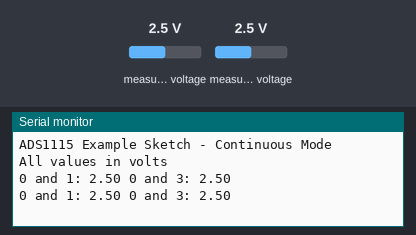
A sketch run on a simulated Arduino Uno, built with avr-gcc and run on an emulated ATmega328P. Shown: the last lines printed to the serial monitor. The test bench sets the inputs (shaded band); at power-on: measured voltage 2.5 V.

Above: at 1.8 s.
1.9 s: measured voltage (sensor 200) set to 0.1 V
At 3.0 s:
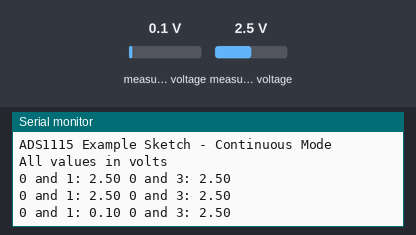
3.4 s: measured voltage (sensor 201) set to 0.1 V
At 4.7 s:
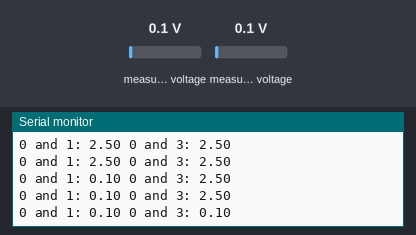
4.9 s: measured voltage (sensor 200) set to 1.2 V
At 6.0 s:
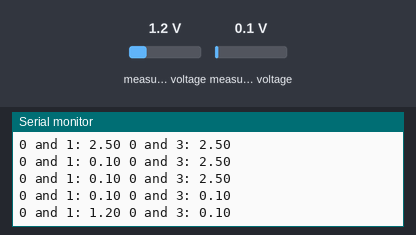
6.4 s: measured voltage (sensor 201) set to 1.2 V
At 7.9 s:
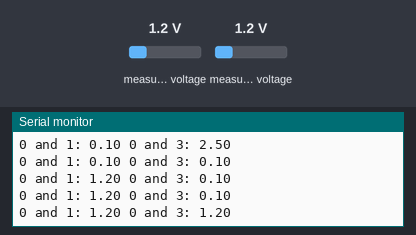
Timing chart, 0 to 8.9 s (numbered marks = the images above; inputs shaded):
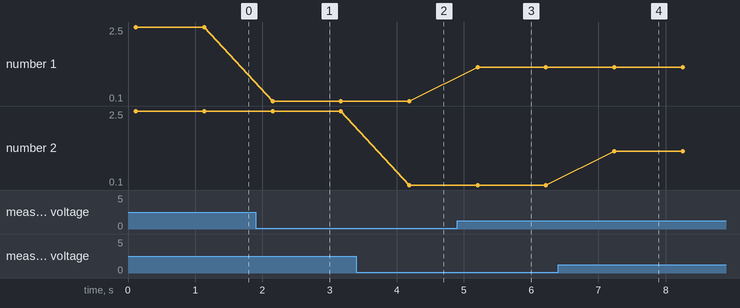

Measured:
- after the input at 1.9 s, the serial monitor: prints a new line after 0.25 s (image 1)
- after the input at 3.4 s, the serial monitor: prints a new line after 0.79 s (image 2)
- after the input at 4.9 s, the serial monitor: prints a new line after 0.30 s (image 3)
- after the input at 6.4 s, the serial monitor: prints a new line after 0.84 s (image 4)
- plotted number 1: 2.5 → 0.1 after the input at 1.9 s, 0.1 → 1.2 after the input at 4.9 s

The sketch:

SR_DAQ_2025.ino
```cpp
/***************************************************************************
* Example sketch for the ADS1115_WE library
*
* This sketch shows how to use the ADS1115 in continuous mode.
*
* Further information can be found on:
* https://wolles-elektronikkiste.de/ads1115 (German)
* https://wolles-elektronikkiste.de/en/ads1115-a-d-converter-with-amplifier (English)
*
***************************************************************************/

#include<ADS1115_WE.h>
#include<Wire.h>
#define I2C_ADDRESS 0x48

/* There are several ways to create your ADS1115_WE object:
 * ADS1115_WE adc = ADS1115_WE(); -> uses Wire / I2C Address = 0x48
 * ADS1115_WE adc = ADS1115_WE(I2C_ADDRESS); -> uses Wire / I2C_ADDRESS
 * ADS1115_WE adc = ADS1115_WE(&Wire); -> you can pass any TwoWire object / I2C Address = 0x48
 * ADS1115_WE adc = ADS1115_WE(&Wire, I2C_ADDRESS); -> all together
 */
ADS1115_WE adc = ADS1115_WE(I2C_ADDRESS);

void setup() {
  Wire.begin();
  Serial.begin(9600);
  if(!adc.init()){
    Serial.println("ADS1115 not connected!");
  }

  /* Set the voltage range of the ADC to adjust the gain
   * Please note that you must not apply more than VDD + 0.3V to the input pins!
   *
   * ADS1115_RANGE_6144  ->  +/- 6144 mV
   * ADS1115_RANGE_4096  ->  +/- 4096 mV
   * ADS1115_RANGE_2048  ->  +/- 2048 mV (default)
   * ADS1115_RANGE_1024  ->  +/- 1024 mV
   * ADS1115_RANGE_0512  ->  +/- 512 mV
   * ADS1115_RANGE_0256  ->  +/- 256 mV
   */
  adc.setVoltageRange_mV(ADS1115_RANGE_6144); //comment line/change parameter to change range

  /* Set the inputs to be compared
   *
   *  ADS1115_COMP_0_1    ->  compares 0 with 1 (default)
   *  ADS1115_COMP_0_3    ->  compares 0 with 3
   *  ADS1115_COMP_1_3    ->  compares 1 with 3
   *  ADS1115_COMP_2_3    ->  compares 2 with 3
   *  ADS1115_COMP_0_GND  ->  compares 0 with GND
   *  ADS1115_COMP_1_GND  ->  compares 1 with GND
   *  ADS1115_COMP_2_GND  ->  compares 2 with GND
   *  ADS1115_COMP_3_GND  ->  compares 3 with GND
   */
  adc.setCompareChannels(ADS1115_COMP_0_GND); //comment line/change parameter to change channel

  /* Set number of conversions after which the alert pin asserts
   * - or you can disable the alert
   *
   *  ADS1115_ASSERT_AFTER_1  -> after 1 conversion
   *  ADS1115_ASSERT_AFTER_2  -> after 2 conversions
   *  ADS1115_ASSERT_AFTER_4  -> after 4 conversions
   *  ADS1115_DISABLE_ALERT   -> disable comparator / alert pin (default)
   */
  //adc.setAlertPinMode(ADS1115_ASSERT_AFTER_1); //uncomment if you want to change the default

  /* Set the conversion rate in SPS (samples per second)
   * Options should be self-explaining:
   *
   *  ADS1115_8_SPS
   *  ADS1115_16_SPS
   *  ADS1115_32_SPS
   *  ADS1115_64_SPS
   *  ADS1115_128_SPS (default)
   *  ADS1115_250_SPS
   *  ADS1115_475_SPS
   *  ADS1115_860_SPS
   */
  // adc.setConvRate(ADS1115_8_SPS); //uncomment if you want to change the default

  /* Set continuous or single shot mode:
   *
   *  ADS1115_CONTINUOUS  ->  continuous mode
   *  ADS1115_SINGLE     ->  single shot mode (default)
   */
  adc.setMeasureMode(ADS1115_CONTINUOUS); //comment line/change parameter to change mode

   /* Choose maximum limit or maximum and minimum alert limit (window) in Volt - alert pin will
   *  assert when measured values are beyond the maximum limit or outside the window
   *  Upper limit first: setAlertLimit_V(MODE, maximum, minimum)
   *  In max limit mode the minimum value is the limit where the alert pin assertion will be
   *  cleared (if not latched)
   *
   *  ADS1115_MAX_LIMIT
   *  ADS1115_WINDOW
   *
   */
  //adc.setAlertModeAndLimit_V(ADS1115_MAX_LIMIT, 3.0, 1.5); //uncomment if you want to change the default

  /* Enable or disable latch. If latch is enabled the alert pin will assert until the
   * conversion register is read (getResult functions). If disabled the alert pin assertion will be
   * cleared with next value within limits.
   *
   *  ADS1115_LATCH_DISABLED (default)
   *  ADS1115_LATCH_ENABLED
   */
  //adc.setAlertLatch(ADS1115_LATCH_ENABLED); //uncomment if you want to change the default

  /* Sets the alert pin polarity if active:
   *
   * ADS1115_ACT_LOW  ->  active low (default)
   * ADS1115_ACT_HIGH ->  active high
   */
  //adc.setAlertPol(ADS1115_ACT_LOW); //uncomment if you want to change the default

  /* With this function the alert pin will assert, when a conversion is ready.
   * In order to deactivate, use the setAlertLimit_V function
   */
  //adc.setAlertPinToConversionReady(); //uncomment if you want to change the default

  Serial.println("ADS1115 Example Sketch - Continuous Mode");
  Serial.println("All values in volts");
  Serial.println();
}

  /* If you change the compare channels you can immediately read values from the conversion
   * register, although they might belong to the former channel if no precautions are taken.
   * It takes about the time needed for two conversions to get the correct data. In single
   * shot mode you can use the isBusy() function to wait for data from the new channel. This
   * does not work in continuous mode.
   * To solve this issue the library adds a delay after change of channels if you are in contunuous
   * mode. The length of the delay is adjusted to the conversion rate. But be aware that the output
   * rate will be much lower that the conversion rate if you change channels frequently.
   */

void loop() {
  float voltage = 0.0;
  float voltage2 = 0.0;

  // Serial.print("0: ");
  // voltage = readChannel(ADS1115_COMP_0_GND);
  // Serial.print(voltage);

  // Serial.print(",   1: ");
  // voltage = readChannel(ADS1115_COMP_1_GND);
  // Serial.print(voltage);

  // Serial.print(",   2: ");
  // voltage = readChannel(ADS1115_COMP_2_GND);
  // Serial.print(voltage);

  voltage = readChannel(ADS1115_COMP_0_1);

  delay(100);

  voltage2 = readComparisonChannel(ADS1115_COMP_0_3);

  Serial.print("0 and 1: ");
  Serial.print(voltage);
  Serial.print(" 0 and 3: ");
  Serial.println(voltage2);
  // Serial.print("0 and 3: ");
  // voltage = readComparisonChannel(ADS1115_COMP_0_3);
  // Serial.println(voltage);


  // Serial.print("Channel 1: ");
  // voltage = readChannel(1);
  // Serial.println(voltage);

  // Serial.print(" Channel 3: ");
  // voltage = readChannel(3);
  // Serial.println(voltage);

  // Serial.print(",   4: ");
  // voltage = readChannel(ADS1115_COMP_1_3);
  // Serial.println(voltage);

  // Serial.print(",   5: ");
  // voltage = readChannel(ADS1115_COMP_3_GND);
  // Serial.println(voltage);

  delay(900);

}

float readChannel(size_t channel) {
  float v = 0.0;
  adc.setSingleChannel(channel);
  v = adc.getResult_V(); // alternative: getResult_mV for Millivolt
  return v;
}

float readComparisonChannel(ADS1115_MUX channel) {
  float voltage = 0.0;
  adc.setCompareChannels(channel);
  voltage = adc.getResult_V(); // alternative: getResult_mV for Millivolt
  return voltage;
}
```
